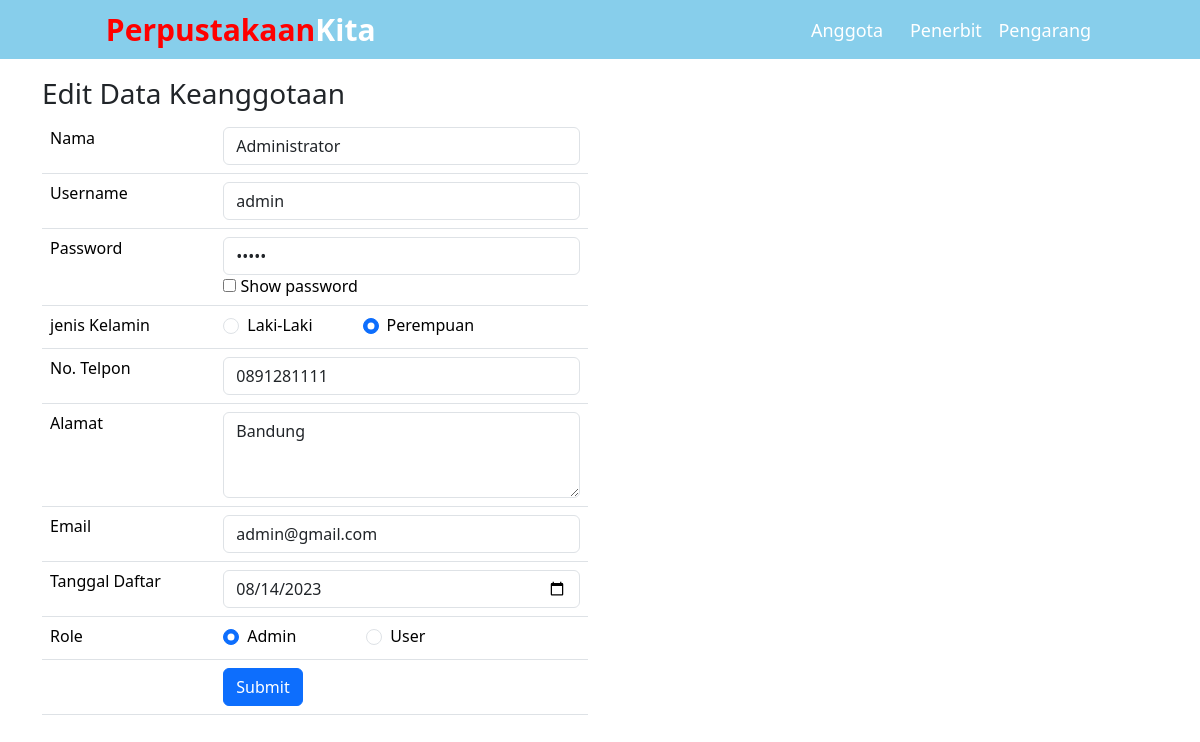
/sesi29/edit_anggota.php?id=1, run on the app's committed database.
### tables this page shows
CREATE TABLE `anggota` (
  `id_anggota` int(11) NOT NULL,
  `nama` varchar(255) NOT NULL,
  `username` varchar(32) NOT NULL,
  `password` varchar(64) NOT NULL,
  `sex` char(1) NOT NULL,
  `telp` varchar(15) NOT NULL,
  `alamat` varchar(255) NOT NULL,
  `email` varchar(255) NOT NULL,
  `tgl_entry` timestamp NOT NULL DEFAULT current_timestamp() ON UPDATE current_timestamp(),
  `role` varchar(12) NOT NULL DEFAULT 'USER'
);

### sesi29/edit_anggota.php (the view, shortened to what this page needs)
<html lang="en">
<head>
    <link href="https://cdn.jsdelivr.net/npm/bootstrap@5.3.2/dist/css/bootstrap.min.css" rel="stylesheet">
    <link rel="stylesheet" href="css/styleku.css">
</head>
<?php
    include "config.php";
    $id = $_GET["id"];
    $members = mysqli_query($connection, "SELECT * FROM anggota WHERE id_anggota = '$id' ");
    foreach ($members as $member){
        $nama = $member['nama'];
        $username_anggota = $member['username'];
        $password_anggota = $member['password'];
        $sex = $member['sex'];
        $telp = $member['telp'];
        $alamat = $member['alamat'];
        $email = $member['email'];
        $tgl_entry = $member['tgl_entry'];
        $role = $member['role'];
    }
?>
<body>
    <div id="navbar" style="display: flex;">
        <div class="col-md-1"></div>
        <div id="logo" class="col-md-7"><a href="index.php">Perpustakaan<span>Kita</span></a></div>
        <div id="menu" class="col-md-1 text-center"><a href="index.php">Anggota</a></div>
        <div id="menu" class="col-md-1 text-center"><a href="penerbit.php">Penerbit</a></div>
        <div id="menu" class="col-md-1 text-center"><a href="pengarang.php">Pengarang</a></div>
        <div class="col-md-1"></div>
    </div>
    <div class="container">
        <div class="row">
            <div class="col-md-6">
                <h3 class="mt-2 mb-2">Edit Data Keanggotaan</h3>
                <form action="backend/proses_edit_anggota.php?id=<?php echo $id;?>" method="post">
                    <table class="table">
                        <tr>
                            <td>
                                Nama
                        </td>
                            <td>
                                <input type="text" name="nama" class="form-control" value="<?php echo $nama; ?>">
                            </td>
                        </tr>
                        <tr>
                            <td>
                                Username
                            </td>
                            <td>
                                <input type="text" name="username" class="form-control" value="<?php echo $username_anggota; ?>">
                            </td>
                        </tr>
                        <tr>
                            <td>
                                Password
                            </td>
                            <td>
                                <input type="password" id="pass" name="password" class="form-control" value="<?php echo $password_anggota; ?>">
                                <input type="checkbox" class="form-checkbox"> Show password
                            </td>
                        </tr>
                        <tr>
                            <td>
                                jenis Kelamin
                            </td>
                            <td style="display: flex;">
                                <div class="form-check">
                                    <?php
                                        if($sex == 'L'){
                                            echo'<input class="form-check-input" type="radio"
                                            name="sex" value="L" checked>';
                                        } else {
                                            echo'<input class="form-check-input" type="radio"
                                            name="sex" value="L">';
                                        }
                                    ?>
                                <label class="form-check-label">
                                    Laki-Laki
                                </label>
                                </div>
                                <div class="form-check" style="margin-left: 50;">
                                <?php
                                        if($sex == 'P'){
                                            echo'<input class="form-check-input" type="radio"
                                            name="sex" value="P" checked>';
                                        } else {
                                            echo'<input class="form-check-input" type="radio"
                                            name="sex" value="P">';
                                        }
                                    ?>
                                <label class="form-check-label">
                                    Perempuan
                                </label>
                                </div>
                            </td>
                        </tr>
                        <tr>
                            <td>
                                No. Telpon
                            </td>
                            <td>
                                <input type="number" name="telp" class="form-control" value="<?php echo $telp; ?>">
                            </td>
                        </tr>
                        <tr>
                            <td>
                                Alamat
                            </td>
                            <td>
                                <textarea class="form-control" name="alamat" rows="3"><?php echo $alamat; ?></textarea>
                            </td>
                        </tr>
                        <tr>
                            <td>
                                Email
                            </td>
                            <td>
                                <input type="text" name="email" class="form-control" value="<?php echo $email; ?>">
                            </td>
                        </tr>
                        <tr>
                            <td>
                                Tanggal Daftar
                            </td>
                            <td>
                                <input type="date" name="tgl_entry" class="form-control" value="<?php echo date('Y-m-d', strtotime($tgl_entry)); ?>">
                            </td>
                        </tr>
                        <tr>
                            <td>
                                Role
                            </td>
                            <td style="display: flex;">
                                <div class="form-check">
                                    <?php
                                        if ($role == 'ADMIN') {
                                            echo '<input class="form-check-input"
                                            type="radio" name="role" value="ADMIN" checked>';
                                        }else{
                                            echo '<input class="form-check-input"
                                            type="radio" name="role" value="ADMIN">';
                                        }
                                    ?>
                                <label class="form-check-label">
                                    Admin
                                </label>
                                </div>
                                <div class="form-check" style="margin-left: 70;">
                                    <?php
                                        if ($role == 'USER') {
                                            echo '<input class="form-check-input"
                                            type="radio" name="role" value="USER" checked>';
                                        }else{
                                            echo '<input class="form-check-input"
                                            type="radio" name="role" value="USER">';
                                        }
                                    ?>
                                <label class="form-check-label">
                                    User
                                </label>
                                </div>
                            </td>
                        </tr>
                        <tr>
                            <td>
                            </td>
                            <td>
                                <input type="submit" name="submit" class="btn btn-primary">
                            </td>
                        </tr>
                    </table>
                </form>
            </div>
        </div>
    </div>
</body>
</html>

### sesi29/css/styleku.css (style rules this page uses)
#navbar { display: flex; background-color: skyblue; padding: 7px; margin-bottom: 10px; }
#navbar a { text-decoration: none; }
#logo { font-weight: 700; font-size: 30px; }
#logo a { color: red; }
#logo a span { color: white; }
#menu { margin-top: 10px; font-weight: 500; font-size: 18px; }
#menu a { color: white; }

### data on the page
anggota: nama "Administrator", username "admin", telp "0891281111", alamat "Bandung", email "admin@gmail.com", tgl_entry "08/14/2023"
